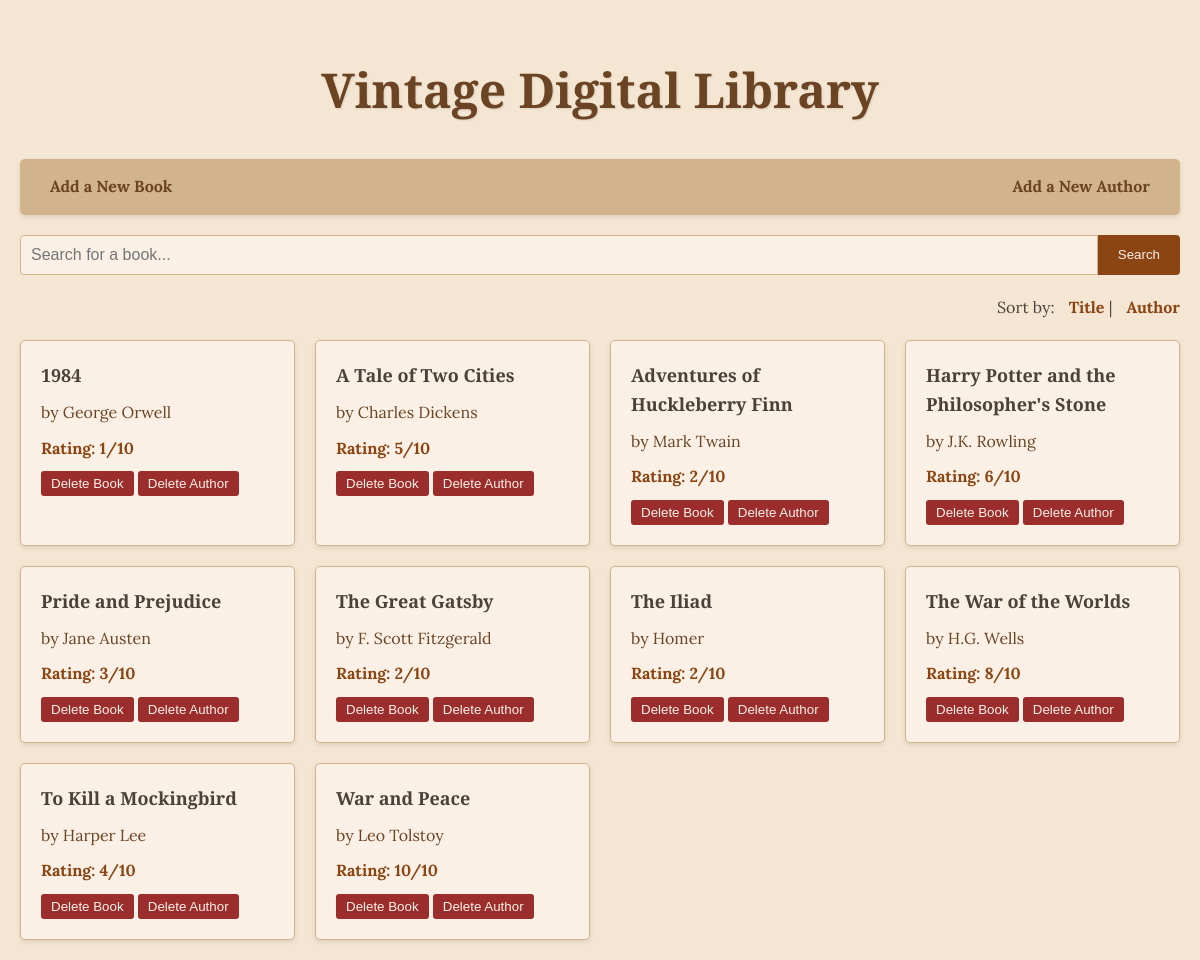
The page / on the database its author committed.
### data_models.py (models this page shows, shortened)
class Book(db.Model):
    __tablename__ = 'books'
    id = db.Column(db.Integer, primary_key=True)
    title = db.Column(db.String(200), nullable=False)
    publication_year = db.Column(db.Integer)
    isbn = db.Column(db.String(13), unique=True)
    author_id = db.Column(db.Integer, db.ForeignKey('authors.id'), nullable=False)
    author = db.relationship('Author', back_populates='books')
    rating = db.Column(db.Integer, nullable=False, default=0)

class Author(db.Model):
    __tablename__ = 'authors'
    id = db.Column(db.Integer, primary_key=True)
    name = db.Column(db.String(100), nullable=False)
    birth_date = db.Column(db.Date)
    books = db.relationship('Book', back_populates='author', cascade="all, delete-orphan")

### app.py (the view)
@app.route('/')
def home():
    keyword = request.args.get('keyword')
    sort_by = request.args.get('sort_by', 'title')
    if keyword:
        search = f"%{keyword}%"
        books = Book.query.filter(Book.title.like(search)).order_by(Book.title).all()
    else:
        if sort_by == 'author':
            books = Book.query.join(Author).order_by(Author.name).all()
        else:
            books = Book.query.order_by(Book.title).all()
    return render_template('home.html', books=books)

### templates/home.html (shortened to what this page needs)
<!DOCTYPE html>
<html lang="en">
<head>
</head>
<body>
    <h1>Vintage Digital Library</h1>
    <div class="nav">
        <a href="{{ url_for('add_book') }}">Add a New Book</a>
        <a href="{{ url_for('add_author') }}">Add a New Author</a>
    </div>
    <form class="search-form" action="{{ url_for('home') }}" method="get">
        <input type="text" name="keyword" placeholder="Search for a book...">
        <button type="submit">Search</button>
    </form>
    <div class="sort-links">
        Sort by:
        <a href="{{ url_for('home', sort_by='title') }}">Title</a> |
        <a href="{{ url_for('home', sort_by='author') }}">Author</a>
    </div>
    <div class="book-list">
        {% for book in books %}
            <div class="book-card">
                <div class="book-title">
                    <a href="{{ url_for('book_detail', book_id=book.id) }}">{{ book.title }}</a>
                </div>
                <div class="book-author">
                    by <a href="{{ url_for('author_detail', author_id=book.author.id) }}">{{ book.author.name }}</a>
                </div>
                <div class="book-rating">Rating: {{ book.rating }}/10</div>
                <form action="{{ url_for('delete_book', book_id=book.id) }}" method="post" style="display: inline;">
                    <button type="submit" class="delete-btn">Delete Book</button>
                </form>
                <form action="{{ url_for('delete_author', author_id=book.author.id) }}" method="post" style="display: inline;">
                    <button type="submit" class="delete-btn">Delete Author</button>
                </form>
            </div>
        {% else %}
            <p>No books found matching your search criteria.</p>
        {% endfor %}
    </div>
</body>
</html>

### templates/home.html (style rules this page uses)
body { font-family: 'Lora', serif; line-height: 1.6; color: #4a4238; max-width: 1200px; margin: 0 auto; padding: 20px; background-color: #f5e6d3; }
h1 { font-family: 'Playfair Display', serif; color: #6b4423; text-align: center; margin-bottom: 30px; font-size: 3em; text-shadow: 1px 1px 2px rgba(0,0,0,0.1); }
.nav { display: flex; justify-content: space-between; align-items: center; background-color: #d2b48c; padding: 10px 20px; border-radius: 5px; margin-bottom: 20px; box-shadow: 0 2px 5px rgba(0,0,0,0.1); }
.nav a { color: #6b4423; text-decoration: none; padding: 5px 10px; border-radius: 3px; transition: background-color 0.3s; font-weight: bold; }
.search-form { display: flex; margin-bottom: 20px; }
.search-form input[type="text"] { flex-grow: 1; padding: 10px; font-size: 16px; border: 1px solid #d2b48c; border-radius: 4px 0 0 4px; background-color: #faf0e6; }
.search-form button { padding: 10px 20px; background-color: #8b4513; color: #faf0e6; border: none; border-radius: 0 4px 4px 0; cursor: pointer; transition: background-color 0.3s; }
.sort-links { text-align: right; margin-bottom: 20px; }
.sort-links a { color: #8b4513; text-decoration: none; margin-left: 10px; font-weight: bold; }
.book-list { display: grid; grid-template-columns: repeat(auto-fill, minmax(250px, 1fr)); gap: 20px; }
.book-card { background-color: #faf0e6; border-radius: 5px; padding: 20px; box-shadow: 0 2px 5px rgba(0,0,0,0.1); transition: transform 0.3s; border: 1px solid #d2b48c; }
.book-title { font-family: 'Playfair Display', serif; font-size: 18px; font-weight: bold; margin-bottom: 10px; color: #4a4238; }
.book-title a { color: #4a4238; text-decoration: none; }
.book-author { color: #6b4423; margin-bottom: 10px; }
.book-author a { color: #6b4423; text-decoration: none; }
.book-rating { color: #8b4513; font-weight: bold; }
.delete-btn { background-color: #9b2d2d; color: #faf0e6; border: none; padding: 5px 10px; border-radius: 3px; cursor: pointer; transition: background-color 0.3s; margin-top: 10px; }

### rows shown on the page
Book: title "1984", author.name "George Orwell", rating "1"
Book: title "A Tale of Two Cities", author.name "Charles Dickens", rating "5"
Book: title "Adventures of Huckleberry Finn", author.name "Mark Twain", rating "2"
Book: title "Harry Potter and the Philosopher's Stone", author.name "J.K. Rowling", rating "6"
Book: title "Pride and Prejudice", author.name "Jane Austen", rating "3"
Book: title "The Great Gatsby", author.name "F. Scott Fitzgerald", rating "2"
Book: title "The Iliad", author.name "Homer", rating "2"
Book: title "The War of the Worlds", author.name "H.G. Wells", rating "8"
Book: title "To Kill a Mockingbird", author.name "Harper Lee", rating "4"
Book: title "War and Peace", author.name "Leo Tolstoy", rating "10"
